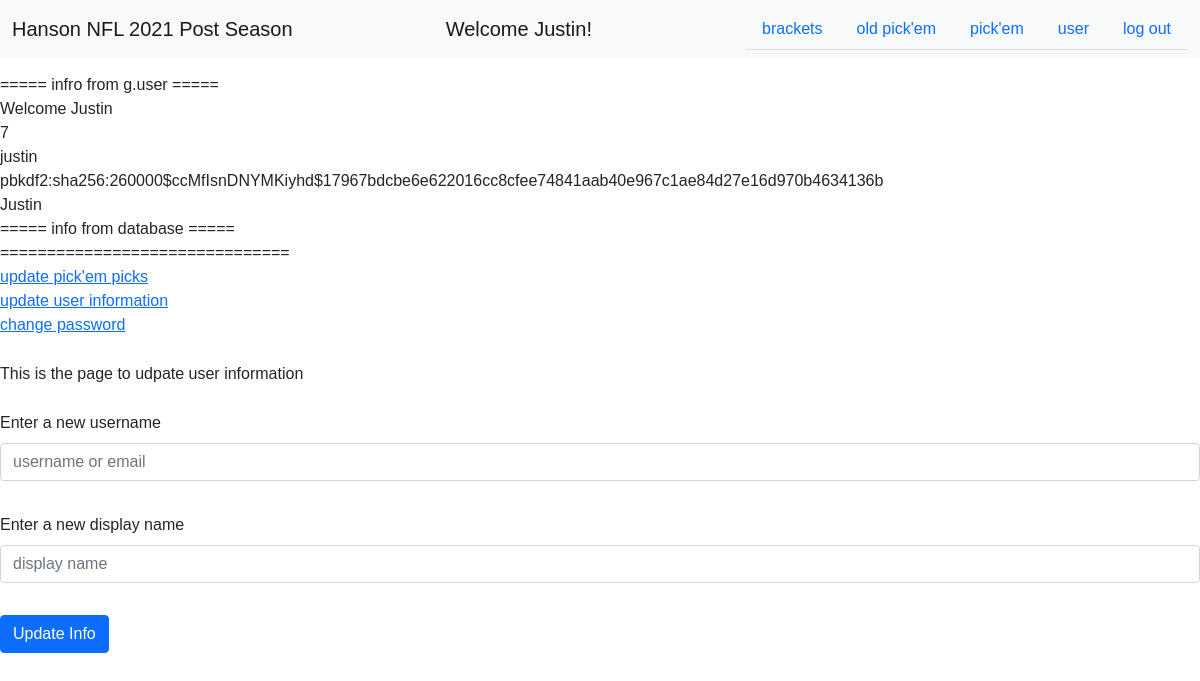
Page /user/updateinfo (signed in) on the committed database.
### tables this page shows
CREATE TABLE user (
    id INTEGER PRIMARY KEY AUTOINCREMENT,
    username TEXT UNIQUE NOT NULL,
    pwhash TEXT NOT NULL,
    displayname TEXT NOT NULL
);

### nfl/user.py (the view, shortened to what this page needs)
@bp.route('/updateinfo', methods=('GET', 'POST'))
@login_required
def updateinfo():
    return render_template('user/info.html')

### nfl/auth.py (called while the page is built)
@bp.before_app_request
def load_logged_in_user():
    user_id = session.get('user_id')
    if user_id is None:
        g.user = None
    else:
        g.user = get_db().execute(
            'SELECT * FROM user WHERE id = ?', (user_id,)
        ).fetchone()

def login_required(view):
    @functools.wraps(view)
    def wrapped_view(**kwargs):
        if g.user is None:
            return redirect(url_for('auth.login'))
        return view(**kwargs)
    return wrapped_view

### nfl/db.py (called while the page is built)
def get_db():
    if 'db' not in g:
        g.db = sqlite3.connect(
            current_app.config['DATABASE'],
            detect_types=sqlite3.PARSE_DECLTYPES
        )
        g.db.row_factory = sqlite3.Row
    return g.db

### nfl/templates/user/info.html (shortened to what this page needs)
{% extends "user/user.html" %}
{% block update %}
    <div>This is the page to udpate user information</div>
    <div class="main">
        <form class="row g-3 needs-validation" method="post">
            <div class="mb-3">
                <label for="username" class="form-label">Enter a new username</label>
                <input type="text" class="form-control" name="username" id="username" placeholder="username or email">
            </div>
            <div class="mb-3">
                <label for="displayname" class="form-label">Enter a new display name</label>
                <input type="text" class="form-control" name="displayname" id="displayname" placeholder="display name">
            </div>
            <div class="col-12">
                <input class="btn btn-primary" type="submit" value="Update Info">
            </div>
        </form>
    </div>
</div>
{% endblock %}

### nfl/templates/user/user.html (shortened to what this page needs)
{% extends "base.html" %}
{% block content %}
    <div>===== infro from g.user =====</div>
    <div>Welcome {{ g.user['displayname'] }}</div>
    <div>{{ g.user['id'] }}</div>
    <div>{{ g.user['username'] }}</div>
    <div>{{ g.user['pwhash'] }}</div>
    <div>{{ g.user['displayname'] }}</div>
    <div>===== info from database =====</div>
    <div>===============================</div>
    <div>
        <a href="{{ url_for('user.updatepicks') }}">update pick'em picks</a>
    </div>
    <div>
        <a href="{{ url_for('user.updateinfo') }}">update user information</a>
    </div>
    <div>
        <a href="{{ url_for('user.changepassword') }}">change password</a>
    </div>
    {% block update %}
    {% endblock %}
{% endblock %}

### nfl/templates/base.html (shortened to what this page needs)
<!DOCTYPE html>
<html lang="en">
<head>
    <link href="https://cdn.jsdelivr.net/npm/bootstrap@5.1.3/dist/css/bootstrap.min.css" rel="stylesheet">
    <link rel="stylesheet" href="{{ url_for('static', filename='style.css') }}">
</head>
<body>
    <nav class="navbar navbar-expand-lg navbar-light bg-light">
        <div class="container-fluid">
            <a class="navbar-brand justify-content-center">Hanson NFL 2021 Post Season</a>
            {% if g.user %}
            <a class="navbar-brand justify-content-center">Welcome {{ g.user['displayname'] }}!</a>
            {% else %}
            <a class="navbar-brand justify-content-center"></a>
            {% endif %}
            <ul class="nav nav-tabs justify-content-end">
                {% if g.user %}
                    <li class="nav-item">
                        <a class="nav-link" aria-current="page" href="./brackets.html">
                            <div>brackets</div>
                        </a>
                    </li>
                    <li class="nav-item" aria-current="page">
                        <a class="nav-link" href="{{ url_for('pickem.oldpickem') }}">
                            <div>old pick'em</div>
                        </a>
                    </li>
                    <li class="nav-item" aria-current="page">
                        <a class="nav-link" href="{{ url_for('pickem.newpickem') }}">
                            <div>pick'em</div>
                        </a>
                    </li>
                    <li class="nav-item">
                        <a class="nav-link" aria-current="page" href="{{ url_for('user.user') }}">user</a>
                    </li>
                    <li class="nav-item">
                        <a class="nav-link" aria-current="page" href="{{ url_for('auth.logout') }}">log out</a>
                    </li>
                {% endif %}
            </ul>
        </div>
    </nav>
    <div class="main">
        {% block content %}
        {% endblock %}
</body>

### nfl/static/style.css (style rules this page uses)
body { font-family: Optima, sans-serif; padding-top: 3rem; padding-bottom: 3rem; }
.main { margin-top: 25px; }
.navbar { overflow: hidden; background-color: #333; position: fixed; top: 0; width: 100%; }

### rows in the picture
user: user.displayname "Justin", user.id "7", user.username "justin", user.pwhash "pbkdf2:sha256:260000$ccMfIsnDNYMKiyhd$17967bdcbe6e622016cc8cfee74841aab40e967c1ae84d27e16d970b4634136b"
